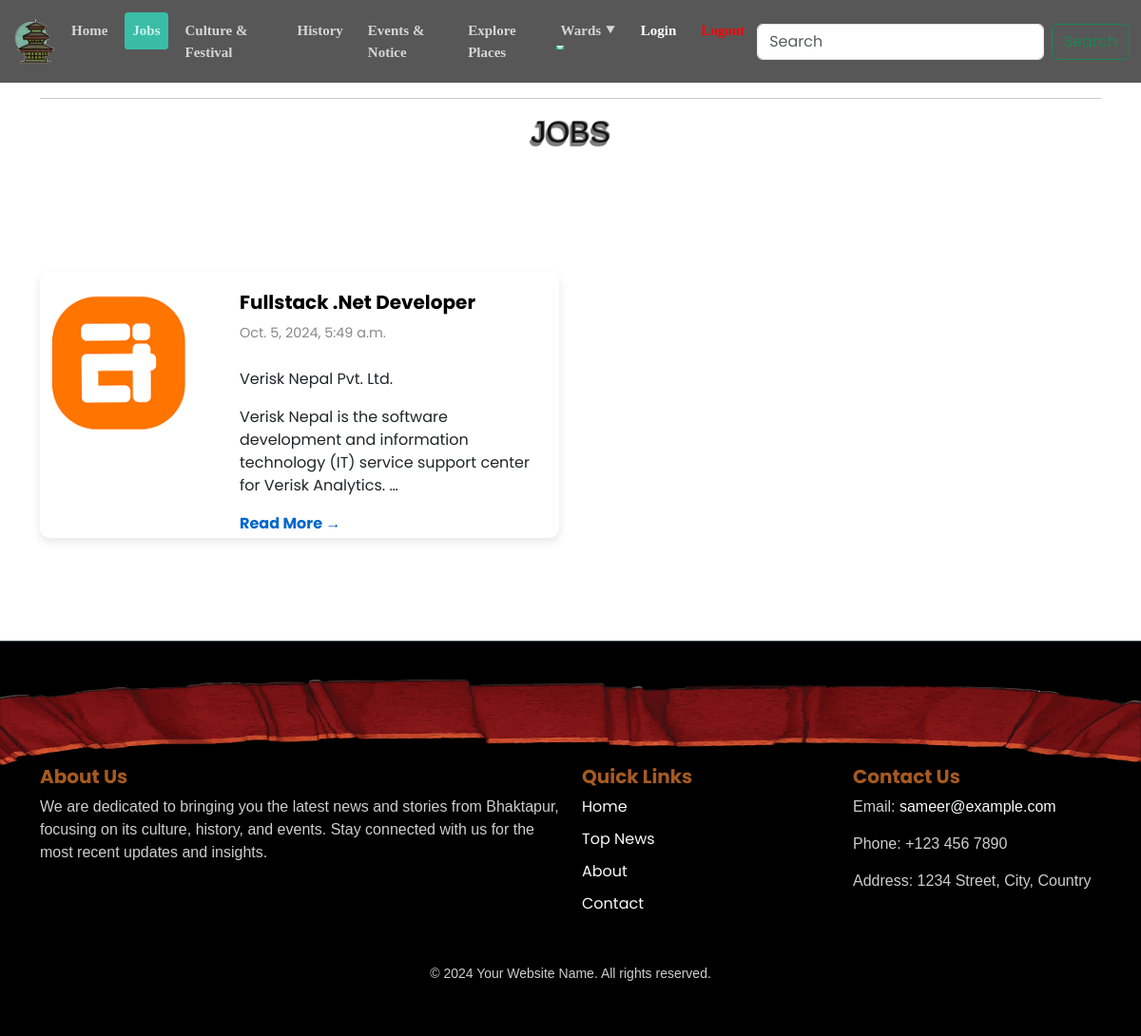
Screenshot of /jobs/ with the database file from the repository.
### content/models.py (models this page shows, shortened)
class Content(models.Model):
    title = models.CharField(max_length=100)
    body =RichTextUploadingField()
    category = models.ForeignKey(Category, on_delete=models.CASCADE)
    date_created = models.DateTimeField(auto_now_add=True)
    image = models.ImageField(upload_to='culture',default=False)  # Custom upload path based on category

### mynews/views.py (the view)
# urls.py: path('jobs/',views.jobDetails,name="job_page"),
def jobDetails(request):
    category_jobs = Category.objects.get(name="Jobs")
    jobs = Content.objects.filter(category=category_jobs)
    return render(request, 'pages/jobs.html', {'jobs_data': jobs})

### templates/pages/jobs.html
{% include "components/navbar.html" %}
{% if jobs_data %}
<div class="container category-section">
    <hr>
    <h2 class="section-title text-center">Jobs</h2>
    <div class="row">
        {% for item in jobs_data %}
        <div class="col-md-6  my-2 news-card">
            <div class="card horizontal-card">
                <div class="row no-gutters">
                    <div class="col-md-4">
                        <img src="{{item.image.url}}" class="card-img-left" alt="Job Image">
                    </div>
                    <div class="col-md-8 ">
                        <div class="card-body">
                            <h5 class="card-title"><a href="/details/{{item.id}}">{{ item.title }}</a></h5>
                            <p class="card-date">{{ item.date_created }}</p>
                            <p class="card-text">{{ item.body | truncatewords:20|safe }}</p>
                            <a href="/details/{{item.id}}" class="btn-read-more">Read More <span>&#x2192;</span></a>
                        </div>
                    </div>
                </div>
            </div>
        </div>
        {% endfor %}
    </div>
</div>
{% endif %}
{% include "components/footer.html" %}

### static/nav&footer.css (style rules this page uses)
body { font-family: 'Poppins', sans-serif; color: #333; }

### static/pages_style/home.css (style rules this page uses)
.row { margin-bottom: 15px; }
.card-img-left { width: 100%; height: 200px; object-fit: cover; border-top-left-radius: 10px; border-bottom-left-radius: 10px; }
.card-body { padding: 20px; display: flex; flex-direction: column; justify-content: center; }
.card-title { font-size: 1.25rem; font-weight: bold; margin-bottom: 10px; color: #333; }
.card-date { font-size: 0.9rem; color: #888; margin-bottom: 10px; }
.card-text { font-size: 1rem; color: #666; margin-bottom: 15px; }
.btn-read-more { font-size: 1rem; color: #0066cc; font-weight: bold; text-decoration: none; }
a { text-decoration: none !important; color: black; transition: 0.2s; }
.card-img-left, .culture-card .card-img-top { margin-bottom: 20px; width: 100%; height: 200px; object-fit: cover; }

### static/pages_style/all_category.css (style rules this page uses)
.category-section h2.section-title { font-family: "Avant Garde", Avantgarde, "Century Gothic", CenturyGothic, "AppleGothic", sans-serif; color: #131313; text-shadow: 1px -1px 0 #767676, -1px 2px 1px #737272, -2px 4px 1px #767474; text-transform: uppercase; text-rendering: optimizeLegibility; margin-bottom: 15vh; }
.category-section .horizontal-card { border: none; max-height: 280px; background-color: #fff; border-radius: 10px; box-shadow: 0 4px 10px rgba(0, 0, 0, 0.1); transition: transform 0.3s ease-in-out; display: flex; flex-direction: column; margin-bottom: 20px; height: 300px; overflow: hidden; }

### rows the page displays
Content: image (picture), title "Fullstack .Net Developer", date_created "Oct. 5, 2024, 5:49 a.m.", body "Verisk Nepal Pvt. Ltd. Verisk Nepal is the software development and information technology (IT) service support center for Verisk Analytics. …"
